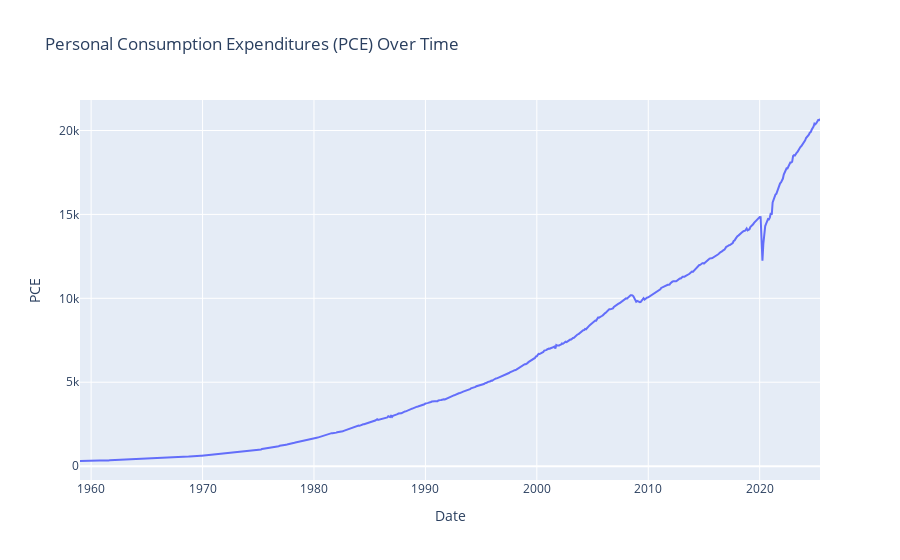

The notebook cell saved with this chart:
### Code cell
pce_fig = px.line(df_pce, x='Date', y='PCE', title='Personal Consumption Expenditures (PCE) Over Time')
pce_fig.show()

### Figure 1 — Plotly figure (JSON) as saved in the notebook; plotly's stock layout.template omitted (floating-point values rounded to 4 significant figures; data arrays with more than 128 entries replaced by an {"elided": "..."} marker saying what was removed)
{"data": [{"hovertemplate": "Date=%{x}<br>PCE=%{y}<extra></extra>", "legendgroup": "", "line": {"color": "#636efa", "dash": "solid"}, "marker": {"symbol": "circle"}, "mode": "lines", "name": "", "orientation": "v", "showlegend": false, "type": "scatter", "x": {"elided": "798 str values"}, "xaxis": "x", "y": {"elided": "798 float values"}, "yaxis": "y"}], "layout": {"legend": {"tracegroupgap": 0}, "title": {"text": "Personal Consumption Expenditures (PCE) Over Time"}, "xaxis": {"anchor": "y", "domain": [0, 1], "title": {"text": "Date"}}, "yaxis": {"anchor": "x", "domain": [0, 1], "title": {"text": "PCE"}}}}
